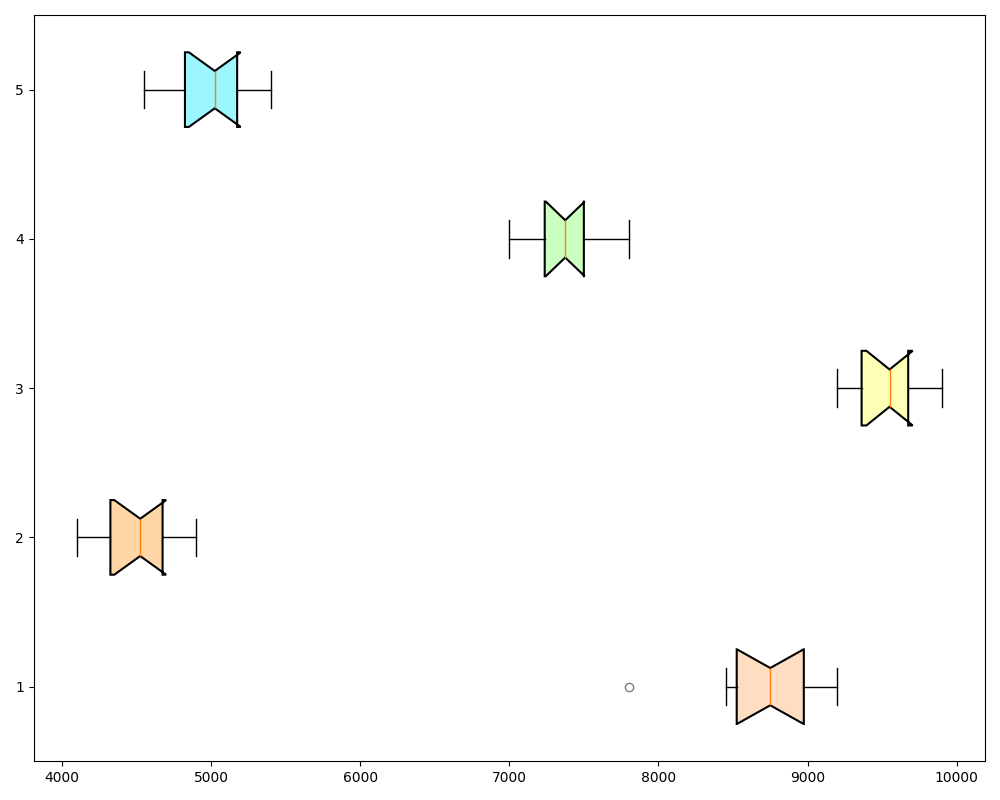

Reproduce this figure in Python.
import matplotlib.pyplot as plt
import numpy as np

steps_data = [
    [8500, 8700, 7800, 9000, 8800, 8900, 8600, 9100, 9200, 8450],
    [4500, 4200, 4100, 4600, 4700, 4900, 4300, 4800, 4400, 4550],
    [9500, 9600, 9400, 9300, 9200, 9800, 9900, 9700, 9350, 9600],
    [7000, 7500, 7200, 7100, 7350, 7600, 7800, 7400, 7500, 7350],
    [5000, 4800, 4700, 5100, 5200, 5400, 4550, 4900, 5050, 5250]
]

fig, ax = plt.subplots(figsize=(10, 8))
box = ax.boxplot(steps_data, vert=False, patch_artist=True, notch=True, whis=1.5)  # Ensure horizontal box

colors = ['#FFDDC1', '#FFD6A5', '#FDFFB6', '#CAFFBF', '#9BF6FF']
for patch, color in zip(box['boxes'], colors):
    patch.set_facecolor(color)
    patch.set_edgecolor('black')
    patch.set_linewidth(1.5)

for flier in box['fliers']:
    flier.set(marker='o', color='red', alpha=0.5)

plt.tight_layout()
plt.show()
